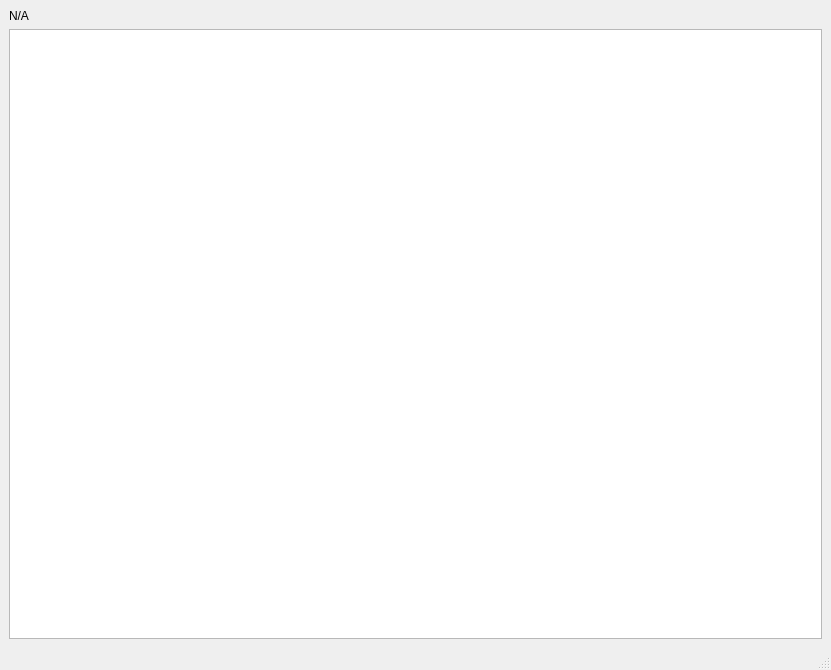
<?xml version="1.0" encoding="UTF-8"?>
<ui version="4.0">
 <class>MainWindow</class>
 <widget class="QMainWindow" name="MainWindow">
  <property name="geometry">
   <rect>
    <x>0</x>
    <y>0</y>
    <width>831</width>
    <height>670</height>
   </rect>
  </property>
  <property name="windowTitle">
   <string>Scaling Factor File Preview</string>
  </property>
  <widget class="QWidget" name="centralwidget">
   <layout class="QVBoxLayout" name="verticalLayout">
    <item>
     <layout class="QHBoxLayout" name="horizontalLayout">
      <item>
       <widget class="QLabel" name="full_name_of_sf_file">
        <property name="text">
         <string>N/A</string>
        </property>
       </widget>
      </item>
     </layout>
    </item>
    <item>
     <widget class="QTableWidget" name="preview_table_widget"/>
    </item>
   </layout>
  </widget>
  <widget class="QMenuBar" name="menubar">
   <property name="geometry">
    <rect>
     <x>0</x>
     <y>0</y>
     <width>831</width>
     <height>25</height>
    </rect>
   </property>
  </widget>
  <widget class="QStatusBar" name="statusbar"/>
 </widget>
 <resources/>
 <connections/>
</ui>
